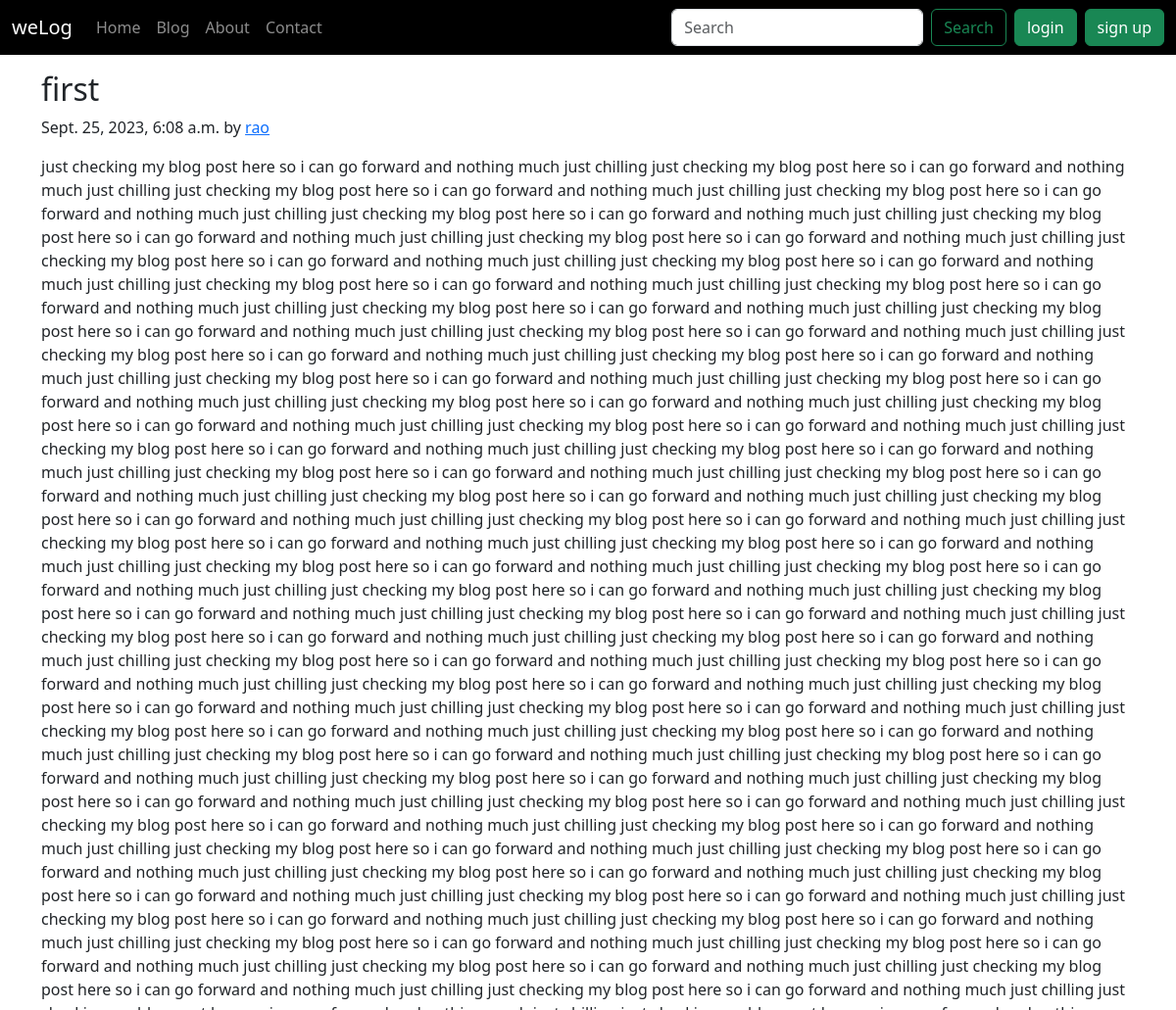
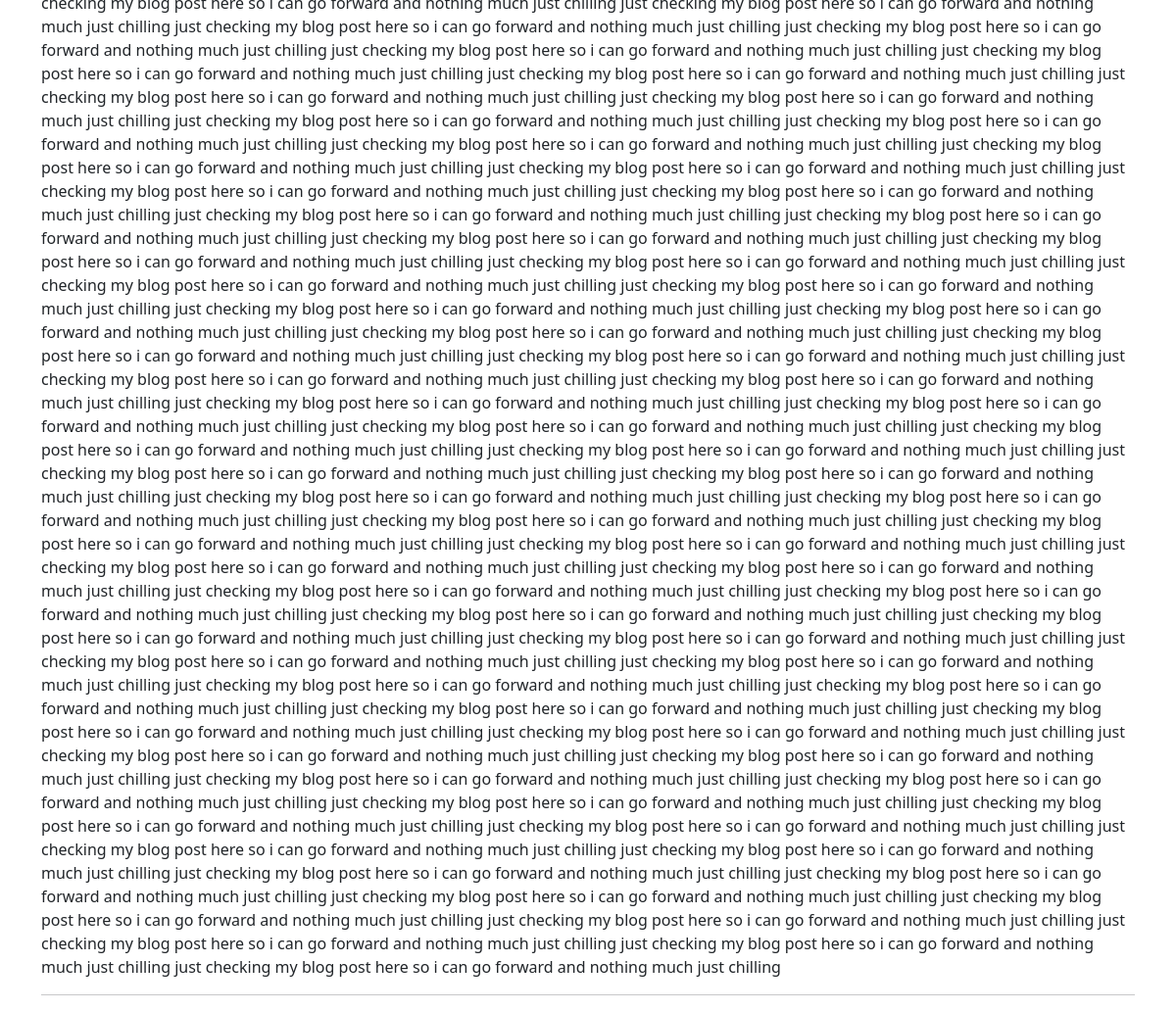
/blog/first-post, run on the app's committed database (2 pictures, top to bottom).
### blog/models.py (models this page shows, shortened)
class Post(models.Model):
    sno = models.AutoField(primary_key=True)
    title = models.CharField(max_length=255)
    content = models.TextField()
    author = models.CharField(max_length=13)
    slug = models.CharField(max_length=130)
    timeStamp = models.DateTimeField(blank=True)

### blog/views.py (the view)
# urls.py: path('<str:slug>', views.blog_post, name = "blog-post"),
def blog_post(request, slug):
    try:
        post = Post.objects.get(slug = slug)
        context = {'post' : post}
        return render(request, "blog/blogPost.html", context)
    except ObjectDoesNotExist:
        messages.error(request, "No such blog exists")
        allPosts = Post.objects.all()
        context = {'allPosts' : allPosts}
        return render(request, "blog/blogHome.html", context)

### templates/blog/blogPost.html (shortened to what this page needs)
{% extends "base.html" %}
{% block body %}
<div class="container my-3">
    <h2 class="blog-post-title">{{post.title}}</h2>
    <p class="blog-post-meta">{{post.timeStamp}} by <a href="#">{{post.author}}</a></p>
    <p>{{post.content}}</p>
    <hr>
</div>
{% endblock body %}

### templates/base.html (shortened to what this page needs)
<!doctype html>
<html lang="en">
<head>
  <link href="https://cdn.jsdelivr.net/npm/bootstrap@5.3.2/dist/css/bootstrap.min.css" rel="stylesheet"
>
</head>
  <body>
    <nav class="navbar navbar-expand-lg navbar-dark bg-black">
      <div class="container-fluid">
        <a class="navbar-brand" href="/">weLog</a>
        <div class="collapse navbar-collapse" id="navbarSupportedContent">
          <ul class="navbar-nav me-auto mb-2 mb-lg-0">
            <li class="nav-item">
              <a class="nav-link {% block homeactive %}{% endblock homeactive %}" aria-current="page" href="/">Home</a>
            </li>
            <li class="nav-item">
              <a class="nav-link {% block blogactive %}{% endblock blogactive %}" href="/blog">Blog</a>
            </li>
            <li class="nav-item">
              <a class="nav-link {% block aboutactive %}{% endblock aboutactive %}" href="/about">About</a>
            </li>
            <li class="nav-item">
              <a class="nav-link {% block contactactive %}{% endblock contactactive %}" href="/contact">Contact</a>
            </li>
          </ul>
          <form method="GET" action="/search" class="d-flex" role="search">
            <input class="form-control me-2" type="search" placeholder="Search" aria-label="Search" name="query"
              id="search">
            <button class="btn btn-outline-success me-2" type="submit">Search</button>
          </form>
          <button type="button" class="btn btn-success me-2" data-bs-toggle="modal" data-bs-target="#loginModal">
            login
          </button>
          <button type="button" class="btn btn-success" data-bs-toggle="modal" data-bs-target="#signupModal">
            sign up
          </button>
        </div>
      </div>
    </nav>
    {% block body %}
    {% endblock body %}
  </body>
</html>

### data on the page
Post: title "first", timeStamp "Sept. 25, 2023, 6:08 a.m.", author "rao", content "just checking my blog post here so i can go forward and nothing much just chilling just checking my blog post here so i can go forward and nothing much just chilling just checking my blog post here so i can go forward and nothing much just chilling just checking my blog post here so i can go forward and nothing much just chilling just checking my blog post here so i can go forward and nothing much just chilling just checking my blog post here so i can go forward and nothing much just chilling just checking my blog post here so i can go forward and nothing much just chilling just checking my blog post here so i can go forward and nothing much just chilling just checking my blog post here so…"
